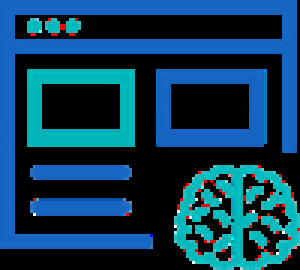
#> input picture src/resources/dist/img/类脑计算机.7fc9a32c.png, 100 x 90 px, given in place of the camera (shown 3 times larger)
$ python frst_alg.py
#> lines starting #> are read from the running program, lines starting #| are printed output that depends on the picture; after the words box and inside, x2 and y2 are one past the last pixel; in counts of white or black regions, pixels touching at a corner belong together
# -*- coding:utf-8 -*-
# Fast radial symmetry transform using OpenCV
# This is an implementation of the Fast radial symmetry transform using OpenCV.

# See details: Loy, G., & Zelinsky, A. (2002). A fast radial symmetry transform for detecting points of interest. Computer Vision, ECCV 2002.

# The code was ported from a MATLAB implementation and tested with OpenCV 3.0.0 (x64).
import numpy as np
import cv2

FRST_MODE_BRIGHT = 0
FRST_MODE_DARK = 1
FRST_MODE_BOTH = 2


def grady(input):
    output = np.zeros_like(input, dtype="float64")
    assert(len(input.shape) == 2), "Assert input to be a 2-dim numpy array!"
    h, w = input.shape
    for i in range(h):
        for j in range(1, w-1):
            output[i, j] = (float(input[i, j+1])-float(input[i, j-1]))/2

    return output


def gradx(input):
    output = np.zeros_like(input, dtype="float64")
    assert(len(input.shape) == 2), "Assert input to be a 2-dim numpy array!"
    h, w = input.shape
    for i in range(1, h-1):
        for j in range(w):
            output[i, j] = (float(input[i+1, j])-float(input[i-1, j]))/2

    return output


def frst2d(input_img, radii_gaussk, alpha, std_factor, mode):
    assert(len(input_img.shape) == 2), "Assert input_img to be 2-dim numpy array!"
    h, w = input_img.shape
    gx = gradx(input_img)
    gy = grady(input_img)
    dark, bright = False, False

    if mode == FRST_MODE_BRIGHT or mode == FRST_MODE_BOTH:
        bright = True
    if mode == FRST_MODE_DARK or mode == FRST_MODE_BOTH:
        dark = True

    output_img = np.zeros_like(input_img, dtype="float64")
    S = np.zeros((h+2*radii_gaussk, w+2*radii_gaussk), dtype="float64")
    O_n = np.zeros_like(S)
    M_n = np.zeros_like(S)

    for i in range(h):
        for j in range(w):
            gpt = (gy[i, j], gx[i, j])
            gnorm = np.math.sqrt(gpt[0] * gpt[0] + gpt[1] * gpt[1])
            if gnorm > 0:
                gvec = [0, 0]
                gvec[0] = np.round((gpt[0]/gnorm)*radii_gaussk)
                gvec[1] = np.round((gpt[1]/gnorm)*radii_gaussk)

                if bright:
                    ppvec = [int(i+gvec[0]+radii_gaussk),
                             int(j+gvec[1]+radii_gaussk)]
                    O_n[ppvec[0], ppvec[1]] = O_n[ppvec[0], ppvec[1]]+1
                    M_n[ppvec[0], ppvec[1]] = M_n[ppvec[0], ppvec[1]]+gnorm

                if dark:
                    pnve = [int(i-gvec[0]+radii_gaussk),
                            int(j-gvec[1]+radii_gaussk)]
                    O_n[pnve[0], pnve[1]] = O_n[pnve[0], pnve[1]]-1
                    M_n[pnve[0], pnve[1]] = M_n[pnve[0], pnve[1]]-gnorm

    O_n = np.abs(O_n)
    O_n = O_n/np.max(O_n)

    M_n = np.abs(M_n)
    M_n = M_n/np.max(M_n)

    S = np.power(O_n, alpha)
    S = np.matmul(S, M_n.T)

    k_size = int(radii_gaussk/2)
    if k_size % 2 == 0:
        k_size += 1

    S = cv2.GaussianBlur(S, (k_size, k_size), sigmaX=radii_gaussk*std_factor, sigmaY=radii_gaussk*std_factor)
    output_img = S[radii_gaussk: h, radii_gaussk: w]
    return output_img


def bw_morph(input_img, operation, mshape=cv2.MORPH_RECT, msize=3, iterations=1):
    m_size = msize if (msize % 2) else (msize+1)
    element = cv2.getStructuringElement(mshape, (m_size, m_size))
    output_img = np.zeros_like(input_img)
    cv2.morphologyEx(input_img, operation, element,
                     output_img, (-1, -1), iterations)
    return output_img

if __name__ == '__main__':
    cap = cv2.VideoCapture(0)
    while True:
        ret, frame = cap.read()
#> frame is the input picture: shape (90, 100, 3); mean B, G, R 88.6, 60.2, 10.7
        frame = cv2.flip(frame, 1)
        frame = cv2.cvtColor(frame, cv2.COLOR_BGR2GRAY)
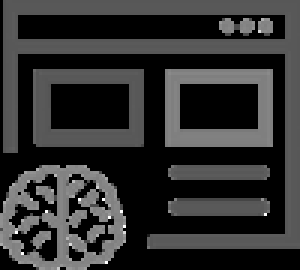
#> frame: shape (90, 100) (shown 3 times larger); min 0, max 255, mean 48.6

        print("-----------------")
        output_img = frst2d(frame, 12,2,0.1, FRST_MODE_DARK)
#> after the loop in gradx, `for i in range(1, h-1):`:
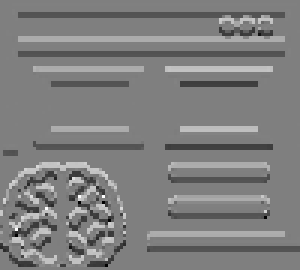
#> output: shape (90, 100) float64 (shown 3 times larger); min -127.5, max 127.5, mean -0.7; drawn with min black and max white
#> after the loop in grady, `for i in range(h):`:
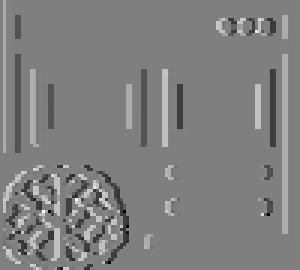
#> output: shape (90, 100) float64 (shown 3 times larger); min -127.5, max 127.5, mean 0.4; drawn with min black and max white
#> after the loop in frst2d, `for i in range(h):`:
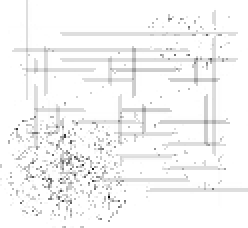
#> M_n: shape (114, 124) float64 (shown 2 times larger); min -340.9, max 0, mean -12.21; drawn with min black and max white
#> after the loop in frst2d, `for i in range(h):`:
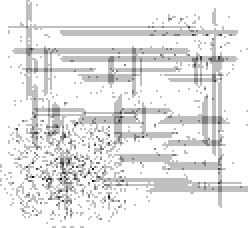
#> O_n: shape (114, 124) float64 (shown 2 times larger); min -4, max 0, mean -0.354; drawn with min black and max white
#> in frst2d, `S = cv2.GaussianBlur(S, (k_size, k_size), sigmaX=radii_gaussk*std_fact..`:
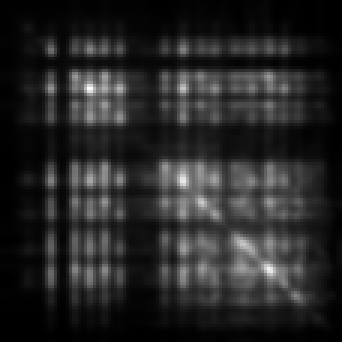
#> S: shape (114, 114) float64 (shown 3 times larger); min 0, max 1.12, mean 0.17; drawn with min black and max white
        cv2.normalize(output_img, output_img, 0, 1.0, cv2.NORM_MINMAX)
        print("normalized....")
        output_img = np.array(output_img, dtype='uint8')
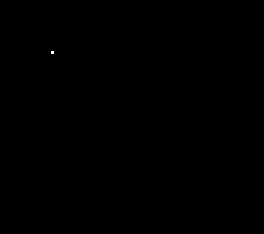
#> output_img: shape (78, 88) (shown 3 times larger); values 0 (black) and 1 (white), 0.01% white in thin lines or dots, all inside (x1, y1, x2, y2) = (17, 17, 18, 18)

        _, markers = cv2.threshold(output_img, 0, 255, cv2.THRESH_BINARY| cv2.THRESH_OTSU)
        bw_morph(output_img, cv2.MORPH_CLOSE, cv2.MORPH_ELLIPSE, 5)
        print("morph process....")
        contours, hierarchy = cv2.findContours(markers, cv2.RETR_EXTERNAL, cv2.CHAIN_APPROX_SIMPLE)
#> contours = [[[17, 17]]]
        print("find contours....")
        mu=[]
        for i in range(len(contours)):
            mu.append(cv2.moments(contours[i], False))
#> this loop made 1 pass
#> after the loop, mu = 1 item

        mc=[]
        for i in range(len(contours)):
            mc.append((int((mu[i]['m10']+0.0001)/ (mu[i]['m00']+0.0001)), int((mu[i]['m01']+0.0001)/(mu[i]['m00']+0.0001))))
#> after the loop, mc = [(1, 1)]

        for i in range(len(contours)):
            cv2.circle(frame, mc[i], 2, (0, 255, 0), -1, 8, 0)
#> frame: shape (90, 100); 0.09% of pixels changed, all inside (x1, y1, x2, y2) = (1, 0, 4, 4)
        frame = np.array(frame, dtype='uint8')
        cv2.imshow("", frame)
        if cv2.waitKey() == ord('q'):
#> (key q is pressed here)
            break

    cap.release()
